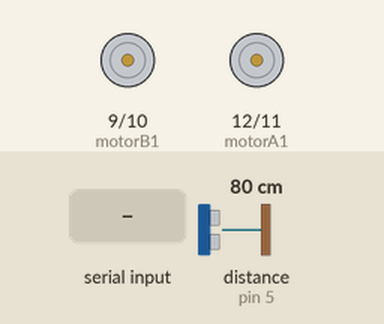
A sketch run on a simulated Arduino Uno, built with avr-gcc and run on an emulated ATmega328P. Parts: motor-driver pin pairs drawn as motors (green arrow = first pin HIGH = forward, orange = second pin HIGH = backward, longer = more drive). Inputs (shaded band) come from the test bench; at power-on: distance to the obstacle (sensor on pin 5) 80 cm. The echo pulse lasts 58.3 µs per cm.

Above: at 1.2 s.
1.3 s: "F" received over Serial
At 2.5 s:
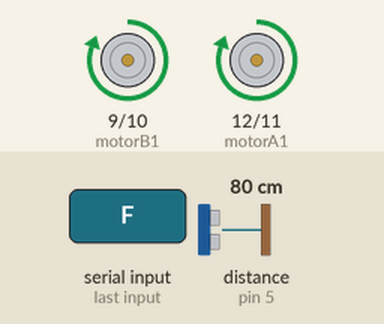
2.8 s: "G" received over Serial
At 4.0 s:
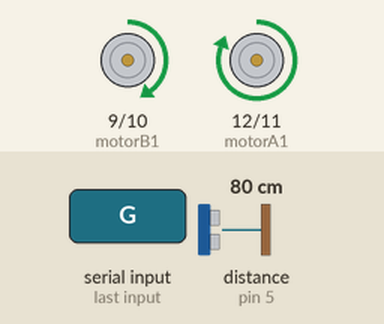
4.3 s: "I" received over Serial
At 5.0 s:
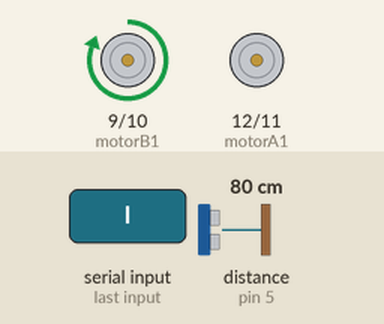
5.8 s: "B" received over Serial
At 6.1 s:
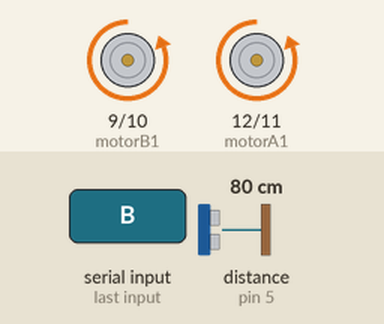
7.3 s: "H" received over Serial
At 8.4 s:
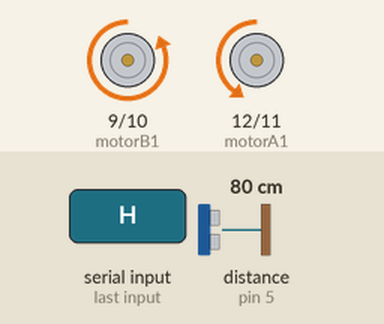
8.8 s: "J" received over Serial
At 9.7 s:
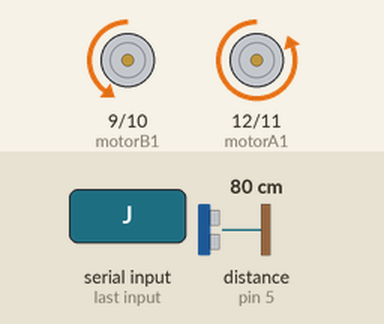
Timing chart, 0 to 11.3 s (numbered marks = the images above; inputs shaded):
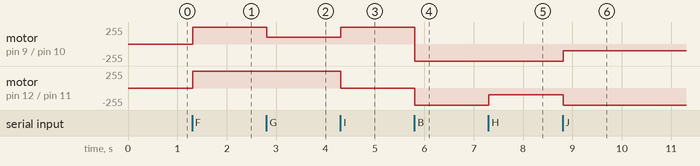

The sketch:

rcaraba.ino
```cpp
  #include "NewPing.h" // Ultrasonik sensör için gerekli kütüphane
  const int motorA2  = 11;  // L298N'in IN1 Girişi
  const int motorB1  = 9; // L298N'in IN2 Girişi
  const int motorA1  = 12;  // L298N'in IN3 Girişi
  const int motorB2  = 10;  // L298N'in IN4 Girişi
  const int echoPin = 5; // Ultrasonik sensörün echo pin girişi
  const int trigPin = 6; // Ultrasonik sensörün trigger pin girişi
  int i=0; //Döngüler için atanan rastgele bir değişken
  int j=0; //Döngüler için atanan rastgele bir değişken
  int state; //Bluetooth cihazından gelecek sinyalin değişkeni
  int vSpeed=255;     // Standart Hız, 0-255 arası bir değer alabilir
  NewPing sonar(trigPin, echoPin, 200);
  float duration , distance ;
void setup() {
    // Pinlerimizi belirleyelim
    pinMode(motorA1, OUTPUT);
    pinMode(motorA2, OUTPUT);
    pinMode(motorB1, OUTPUT);
    pinMode(motorB2, OUTPUT);
    pinMode(echoPin,INPUT);
    pinMode(trigPin,OUTPUT);
    // 9600 baud hızında bir seri port açalım
    Serial.begin(9600);
}

void loop() {

    if(Serial.available() > 0){
      state = Serial.read();
    }
    //Mesafe sensöründen gelen mesafe değerini distance adlı mesafe değişkenine atadık "geri yönünde" belli mesafeye ulaşınca
    //aracın geriye gitmesini önleyecek dahili park sensörü yapmış olduk tek kodda kütüphaneyi kurmadan çalışmayacaktır.
     distance = sonar.ping_cm();

  //Gelen veri 'F' ise araba ileri gider.
    if (state == 'F') {
      analogWrite(motorA1, vSpeed); analogWrite(motorA2, 0);
        analogWrite(motorB1, vSpeed);      analogWrite(motorB2, 0);
    }
  //Gelen veri 'G' ise araba ileri sol(çapraz) gider.
    else if (state == 'G') {
      analogWrite(motorA1,vSpeed ); analogWrite(motorA2, 0);
        analogWrite(motorB1, 100);    analogWrite(motorB2, 0);
    }
  //Gelen veri 'I' ise araba ileri sağ(çapraz) gider.
    else if (state == 'I') {
        analogWrite(motorA1, 100); analogWrite(motorA2, 0);
        analogWrite(motorB1, vSpeed);      analogWrite(motorB2, 0);
    }
  //Gelen veri 'B' ise araba geri gider.
    else if (state == 'B' && distance > 20) {
      analogWrite(motorA1, 0);   analogWrite(motorA2, vSpeed);
        analogWrite(motorB1, 0);   analogWrite(motorB2, vSpeed);
    }
  //Gelen veri 'H' ise araba geri sol(çapraz) gider
    else if (state == 'H' && distance > 20) {
      analogWrite(motorA1, 0);   analogWrite(motorA2, 100);
        analogWrite(motorB1, 0); analogWrite(motorB2, vSpeed);
    }
  //Gelen veri 'J' ise araba geri sağ(çapraz) gider
    else if (state == 'J' && distance > 20) {
      analogWrite(motorA1, 0);   analogWrite(motorA2, vSpeed);
        analogWrite(motorB1, 0);   analogWrite(motorB2, 100);
    }
  //Gelen veri 'L' ise araba sola gider.
    else if (state == 'L') {
      analogWrite(motorA1, vSpeed);   analogWrite(motorA2, 150);
        analogWrite(motorB1, 0); analogWrite(motorB2, 0);
    }
  //Gelen veri 'R' ise araba sağa gider
    else if (state == 'R') {
      analogWrite(motorA1, 0);   analogWrite(motorA2, 0);
        analogWrite(motorB1, vSpeed);   analogWrite(motorB2, 150);
    }

  //Gelen veri 'S' ise arabayı durdur.
    else if (state == 'S'){
        analogWrite(motorA1, 0);  analogWrite(motorA2, 0);
        analogWrite(motorB1, 0);  analogWrite(motorB2, 0);
    }
}
```

Measured:
- after the input at 1.3 s, motor on pin 9 (motorB1) / pin 10 (motorB2), motor on pin 12 (motorA1) / pin 11 (motorA2): stopped → forward 255/255 at once
- after the input at 2.8 s, motor on pin 9 (motorB1) / pin 10 (motorB2): forward 255/255 → forward 100/255 at once
- after the input at 4.3 s, motor on pin 9 (motorB1) / pin 10 (motorB2): forward 100/255 → forward 255/255 at once; motor on pin 12 (motorA1) / pin 11 (motorA2): forward 255/255 → stopped at once
- after the input at 5.8 s, motor on pin 9 (motorB1) / pin 10 (motorB2): forward 255/255 → backward 255/255 at once; motor on pin 12 (motorA1) / pin 11 (motorA2): stopped → backward 255/255 at once
- after the input at 7.3 s, motor on pin 12 (motorA1) / pin 11 (motorA2): backward 255/255 → backward 100/255 at once
- after the input at 8.8 s, motor on pin 9 (motorB1) / pin 10 (motorB2): backward 255/255 → backward 100/255 at once; motor on pin 12 (motorA1) / pin 11 (motorA2): backward 100/255 → backward 255/255 at once
